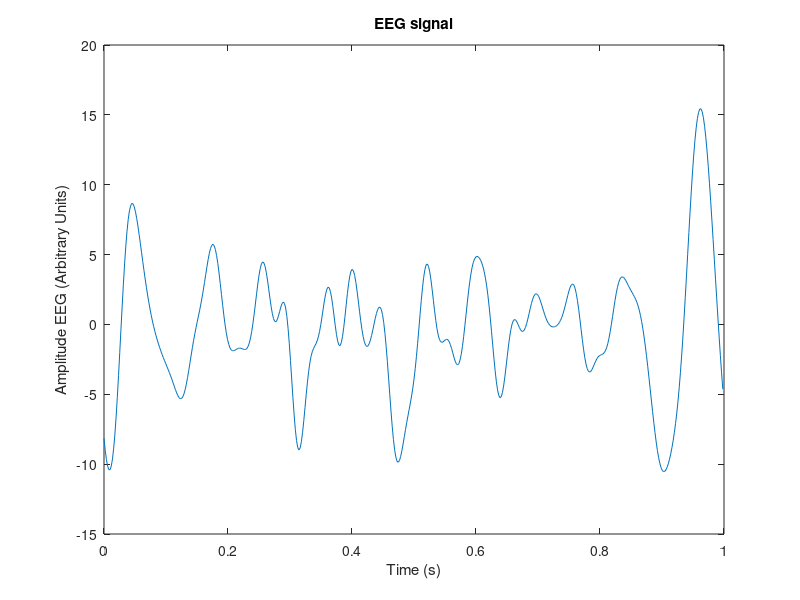
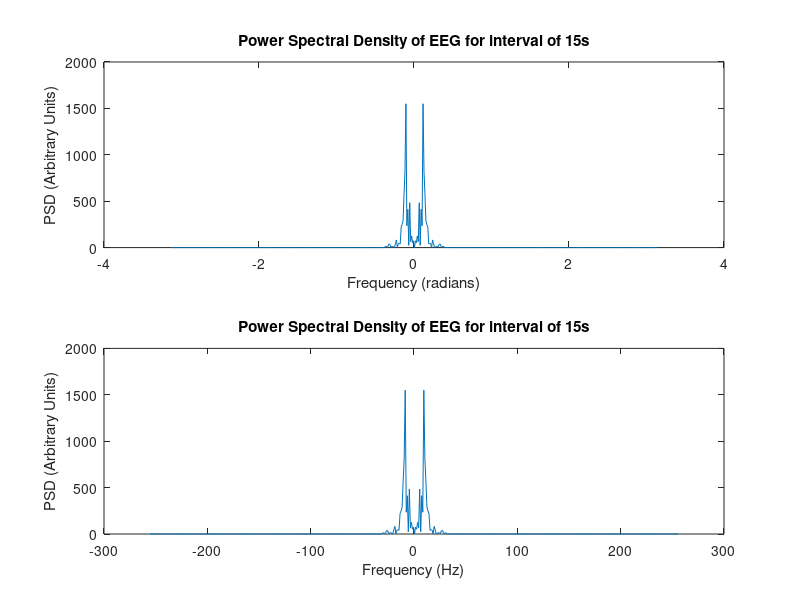

Source code (MATLAB) for these figures, in order: (Note: this script raises an error after producing the figures.)
% Third tutorial
clear all
close all
clc
 
% Signal loading
load('EEG.mat');
 
% Sampling frequency
fsamp = 512;
 
% Select duration to analyze
Duration = 1; % Duration in seconds (max 15 seconds)
Duration = round(Duration*fsamp);
EEG = EEG(1:Duration); 
 
% Signal duration in samples
L = length(EEG);
 
% Plot the EEG signal
time_ax = [0:L-1]./fsamp;
figure(1)
plot(time_ax, EEG);
xlabel('Time (s)')
title(['EEG signal'])
ylabel('Amplitude EEG (Arbitrary Units)')
 
% Compute DFT of the channel
X1 = fft( EEG - mean(EEG) );
 
% Compute PSD (power spectral density) of the two channels and adjust
% frequency axis according to Matlab notation
PSD1 = fftshift(abs(X1).^2)/L;
 
% Build the frequency axis in radiants
freq_a_rad = [-pi+pi/L:2*pi/L:pi-pi/L];
% Convert the frequency axis in Hz
freq_a_Hz = freq_a_rad./(2*pi).*fsamp;
 
% Plot the PSD of the channel with frequencies in radiants and Hz
figure(2), subplot(2,1,1), plot(freq_a_rad,PSD1);
xlabel('Frequency (radians)')
title('Power Spectral Density of EEG for interval of 15s')
ylabel('PSD (Arbitrary Units)')

figure(2), subplot(2,1,2), plot(freq_a_Hz,PSD1);
xlabel('Frequency (Hz)')
title('Power Spectral Density of EEG for interval of 15s')
ylabel('PSD (Arbitrary Units)')
 
%% Compute the percentage of power in different subbands
%[Here please complete with instructions for computing the relative power in the frequency bands.]
%Delta (from 0.5 to 4 Hz), Theta (4 to 8 Hz), Alpha (8 to 13 Hz), Beta (13 to 30 Hz), and Gamma (30 to 42 Hz). 
k1 = 0.5;
k2 = 4;
total = 0;
totalPSD = 0;

for i = 1:L
    if freq_a_Hz(i)>= k1 && freq_a_Hz(i)<= k2
        total = total + PSD1(i);
    end
end

for i = 1:(L/2)
    totalPSD = totalPSD + PSD1(i);
end

total = (total/totalPSD)*100;
fprintf("Percent power for theta at 5s is: " + total + "\n");

    
    
    
    
    
    
    
    
    
    
 